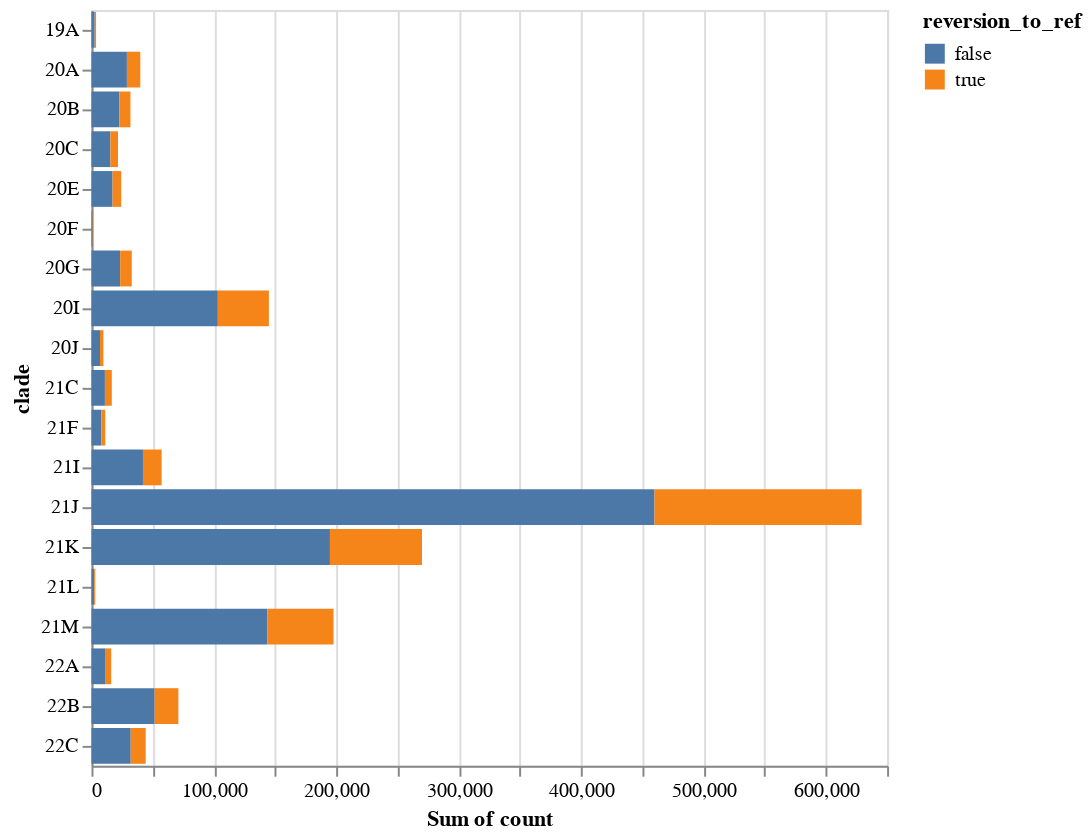

Notebook cell for this chart:
### Markdown cell above
Plot total mutation counts for each clade:

### Code cell
mut_counts = (
    mut_type_counts
    .groupby(["clade", "reversion_to_ref"], as_index=False)
    .aggregate({"count": "sum"})
)

mut_counts_chart = (
    alt.Chart(mut_counts)
    .encode(
        y="clade",
        x="sum(count)",
        color="reversion_to_ref",
        tooltip=["clade", "count", "reversion_to_ref"],
    )
    .mark_bar()
)

mut_counts_chart

### Figure 1 — Vega-Lite specification as saved in the notebook (floating-point values rounded to 4 significant figures)
{"config": {"view": {"continuousWidth": 400, "continuousHeight": 300}}, "data": {"name": "data-7efd075fda6f7d4e3118166bffe1c8c1"}, "mark": "bar", "encoding": {"color": {"field": "reversion_to_ref", "type": "nominal"}, "tooltip": [{"field": "clade", "type": "nominal"}, {"field": "count", "type": "quantitative"}, {"field": "reversion_to_ref", "type": "nominal"}], "x": {"aggregate": "sum", "field": "count", "type": "quantitative"}, "y": {"field": "clade", "type": "nominal"}}, "$schema": "https://vega.github.io/schema/vega-lite/v4.17.0.json", "datasets": {"data-7efd075fda6f7d4e3118166bffe1c8c1": [{"clade": "19A", "reversion_to_ref": false, "count": 2626}, {"clade": "19A", "reversion_to_ref": true, "count": 1104}, {"clade": "20A", "reversion_to_ref": false, "count": 28920}, {"clade": "20A", "reversion_to_ref": true, "count": 10953}, {"clade": "20B", "reversion_to_ref": false, "count": 22806}, {"clade": "20B", "reversion_to_ref": true, "count": 9041}, {"clade": "20C", "reversion_to_ref": false, "count": 15445}, {"clade": "20C", "reversion_to_ref": true, "count": 6210}, {"clade": "20E", "reversion_to_ref": false, "count": 17200}, {"clade": "20E", "reversion_to_ref": true, "count": 7074}, {"clade": "20F", "reversion_to_ref": false, "count": 930}, {"clade": "20F", "reversion_to_ref": true, "count": 384}, {"clade": "20G", "reversion_to_ref": false, "count": 23418}, {"clade": "20G", "reversion_to_ref": true, "count": 9488}, {"clade": "20I", "reversion_to_ref": false, "count": 103226}, {"clade": "20I", "reversion_to_ref": true, "count": 41699}, {"clade": "20J", "reversion_to_ref": false, "count": 6956}, {"clade": "20J", "reversion_to_ref": true, "count": 2780}, {"clade": "21C", "reversion_to_ref": false, "count": 10957}, {"clade": "21C", "reversion_to_ref": true, "count": 5639}, {"clade": "21F", "reversion_to_ref": false, "count": 8084}, {"clade": "21F", "reversion_to_ref": true, "count": 3128}, {"clade": "21I", "reversion_to_ref": false, "count": 42041}, {"clade": "21I", "reversion_to_ref": true, "count": 15272}, {"clade": "21J", "reversion_to_ref": false, "count": 459986}, {"clade": "21J", "reversion_to_ref": true, "count": 169183}, {"clade": "21K", "reversion_to_ref": false, "count": 194805}, {"clade": "21K", "reversion_to_ref": true, "count": 75212}, {"clade": "21L", "reversion_to_ref": false, "count": 2172}, {"clade": "21L", "reversion_to_ref": true, "count": 941}, {"clade": "21M", "reversion_to_ref": false, "count": 143583}, {"clade": "21M", "reversion_to_ref": true, "count": 54156}, {"clade": "22A", "reversion_to_ref": false, "count": 11586}, {"clade": "22A", "reversion_to_ref": true, "count": 4519}, {"clade": "22B", "reversion_to_ref": false, "count": 51590}, {"clade": "22B", "reversion_to_ref": true, "count": 19403}, {"clade": "22C", "reversion_to_ref": false, "count": 32038}, {"clade": "22C", "reversion_to_ref": true, "count": 12255}]}}
